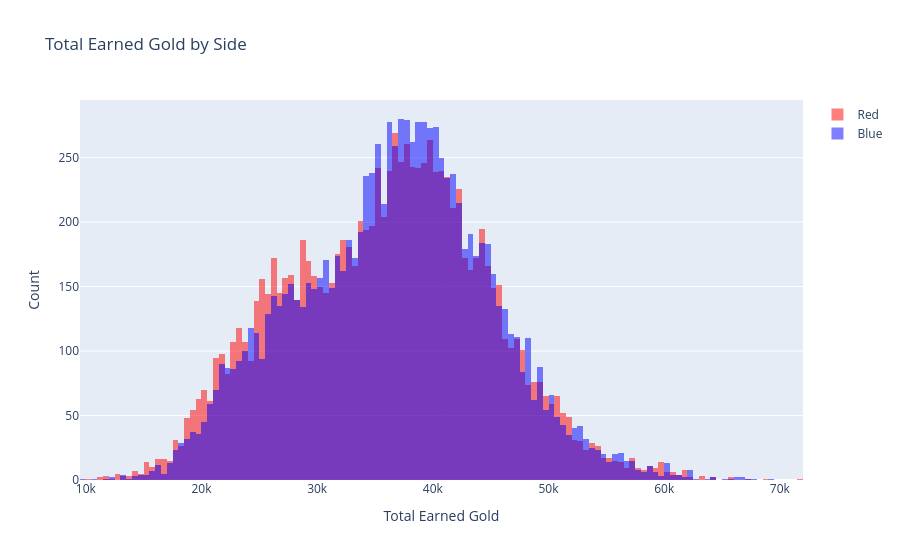

Here is the notebook cell this chart was saved with:
### Code cell
# Distribution of Earned Gold per Team by Side
fig = go.Figure()
fig.add_trace(go.Histogram(x=teams[teams['side'] == 'Red']['earnedgold'], name='Red',marker_color='red'))
fig.add_trace(go.Histogram(x=teams[teams['side'] == 'Blue']['earnedgold'], name='Blue',marker_color='blue'))
fig.update_layout(barmode='overlay')
fig.update_traces(opacity=0.50)
fig.update_layout(yaxis_title="Count")
fig.update_layout(xaxis_title="Total Earned Gold")
fig.update_layout(title="Total Earned Gold by Side")
fig.show()

### Figure 1 — Plotly figure (JSON) as saved in the notebook; plotly's stock layout.template omitted (floating-point values rounded to 4 significant figures; data arrays with more than 128 entries replaced by an {"elided": "..."} marker saying what was removed)
{"data": [{"marker": {"color": "red"}, "name": "Red", "opacity": 0.5, "type": "histogram", "x": {"elided": "10656 int values"}}, {"marker": {"color": "blue"}, "name": "Blue", "opacity": 0.5, "type": "histogram", "x": {"elided": "10656 int values"}}], "layout": {"barmode": "overlay", "title": {"text": "Total Earned Gold by Side"}, "xaxis": {"title": {"text": "Total Earned Gold"}}, "yaxis": {"title": {"text": "Count"}}}}
